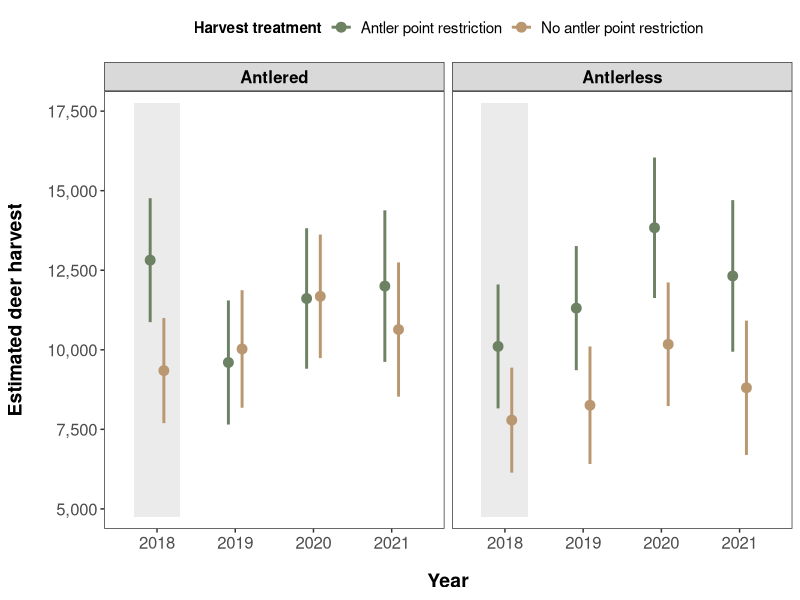
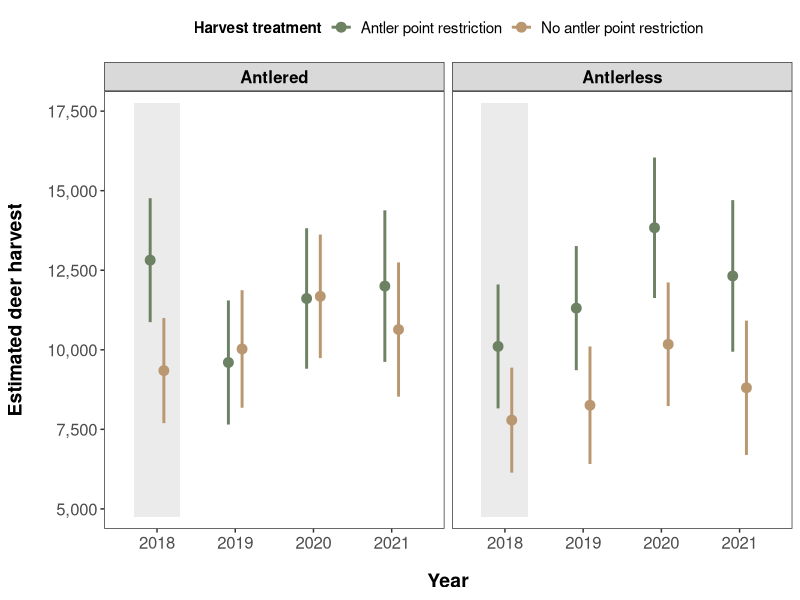

The R script that drew these images, in order:

##################################################
################# Harvest Plots ##################
##################################################

# Load packages.
library(ggplot2)
library(dplyr)
library(stringr)
library(scales)

# Read in harvest data (provided by MDNR).
harvest <- read.csv("MDNR_HarvestData.csv")

# Pull out 95% confidence intervals from the data.
harvest <- mutate(harvest, l95 = Harvest - CL95)
harvest <- mutate(harvest, u95 = Harvest + CL95)

# Rename the treatment and control areas (for clarity).
harvest <- harvest %>%
  mutate(Zone = recode(Zone, "APR" = "Antler point restriction", "Non-APR" = "No antler point restriction"))

# Plot antlerless and antlered harvest side by side; and highlight the baseline year before the treatment.
harvest.plot <- ggplot(harvest, aes(x = Year, y = Harvest, color = Zone)) +
  geom_rect(xmin = 2017.7, xmax = 2018.3, ymin = 4750, ymax = 17750, 
            fill = "gray", alpha = 0.045, color = NA) + # Add a vertical gray rectangle to highlight baseline year.
  geom_errorbar(aes(ymin = l95, ymax = u95), width = 0, position = position_dodge(width = 0.35), size = 1) + 
  geom_point(position = position_dodge(width = 0.35), size = 3) +
  labs(x = "Year", y = "Estimated deer harvest") + 
  theme_bw() +
  theme(axis.title.x = element_text(face = "bold", size = 14, margin = margin(t = 15)),
        axis.title.y = element_text(face = "bold", size = 14, margin = margin(r = 15)),
        axis.text = element_text(size = 12),
        legend.text = element_text(size = 11),
        legend.title = element_text(size = 11, face = "bold"),
        legend.position = "top", 
        legend.justification = "top",
        panel.grid.major = element_blank(), 
        panel.grid.minor = element_blank(), 
        strip.text.x = element_text(size = 12, face = "bold", color = "black"),
        strip.text.y = element_text(size = 12, face = "bold", color = "black")) +
  scale_y_continuous(label = scales::comma, 
                     breaks = c(5000, 7500, 10000, 12500, 15000, 17500),  # Modify y breaks.
                     limits = c(5000, 17500)) +  # Specify y limits.
  scale_x_continuous(expand = expansion(add = c(0.5, 0.5)),  # Add some extra space.
                     breaks = c(2018, 2019, 2020, 2021)) +  # Specify x breaks.
  scale_color_manual(values = c("#6D8163", "#B99771"), # Customize colors.
                     name = "Harvest treatment") +
  scale_fill_manual(values = c("#6D8163", "#B99771"), 
                    name = "Harvest treatment") +
  facet_wrap(~factor(Class)) 

# Take a look at the final figure.
harvest.plot

# Save the plot (and scale it to fit in a Word doc nicely). Note that the resolution was reduced to accommodate GitHub size restrictions.
tiff(filename = "Figure_04.tiff", res = 300, units="in", width=6.5, height=4) 
print(harvest.plot)
dev.off()